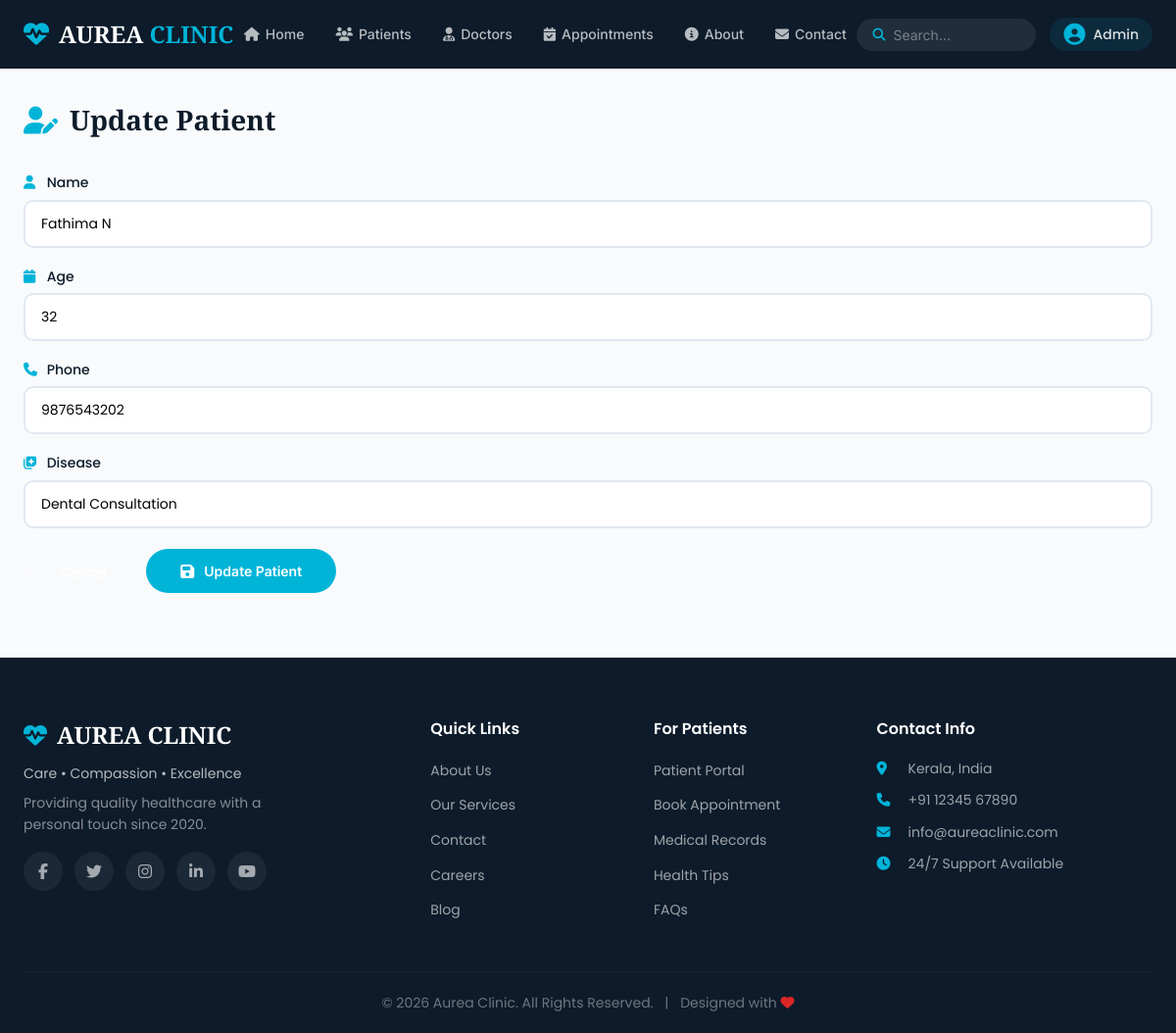
The app's page /patients/update/2/ with its own data.
### patients/models.py (models this page shows, shortened)
class Patient(models.Model):
    name = models.CharField(max_length=100)
    age = models.IntegerField()
    phone = models.CharField(max_length=15)
    disease = models.TextField()

### patients/views.py (the view, shortened to what this page needs)
# urls.py: path('update/<int:pk>/', views.patient_update, name='patient_update'),
def patient_update(request, pk):
    patient = get_object_or_404(Patient, id=pk)
    return render(request, 'patients/update.html', {'patient': patient})

### templates/patients/update.html (shortened to what this page needs)
{% extends 'base.html' %}
{% load static %}
{% block content %}
<section class="page-section">
    <div class="container">
        <div class="page-header">
            <h1 class="page-title"><i class="fas fa-user-edit"></i> Update Patient</h1>
        </div>
        <div class="booking-card">
            <form method="POST">
                <div class="form-group">
                    <label><i class="fas fa-user"></i> Name</label>
                    <input type="text" name="name" value="{{ patient.name }}" class="form-input" required>
                </div>
                <div class="form-group">
                    <label><i class="fas fa-calendar"></i> Age</label>
                    <input type="number" name="age" value="{{ patient.age }}" class="form-input" required>
                </div>
                <div class="form-group">
                    <label><i class="fas fa-phone"></i> Phone</label>
                    <input type="text" name="phone" value="{{ patient.phone }}" class="form-input" required>
                </div>
                <div class="form-group">
                    <label><i class="fas fa-notes-medical"></i> Disease</label>
                    <input type="text" name="disease" value="{{ patient.disease }}" class="form-input" required>
                </div>
                <div class="form-actions">
                    <a href="{% url 'patient_list' %}" class="btn btn-secondary">Cancel</a>
                    <button type="submit" class="btn btn-primary">
                        <i class="fas fa-save"></i> Update Patient
                    </button>
                </div>
            </form>
        </div>
    </div>
</section>
{% endblock %}

### static/css/style.css (style rules this page uses)
:root { --primary: #0D1B2A; --secondary: #1B4965; --accent: #00B4D8; --accent-dark: #0090b3; --bg: #F8FAFC; --white: #FFFFFF; --text: #0D1B2A; --text-light: #64748B; --success: #16A34A; --danger: #DC2626; --warning: #D97706; --shadow: 0 8px 30px rgba(0, 0, 0, 0.08); --shadow-hover: 0 12px 40px rgba(0, 0, 0, 0.15); --radius: 16px; --transition: all 0.3s cubic-bezier(0.4, 0, 0.2, 1); }
* { margin: 0; padding: 0; box-sizing: border-box; }
html { scroll-behavior: smooth; }
body { font-family: 'Poppins', sans-serif; background: var(--bg); color: var(--text); line-height: 1.6; min-height: 100vh; display: flex; flex-direction: column; }
.container { max-width: 1200px; margin: 0 auto; padding: 0 24px; }
.btn { display: inline-flex; align-items: center; gap: 10px; padding: 14px 35px; border-radius: 50px; text-decoration: none; font-family: 'Inter', sans-serif; font-weight: 600; font-size: 14px; transition: var(--transition); border: none; cursor: pointer; }
.btn-primary { background: var(--accent); color: #fff; }
.btn-secondary { background: rgba(255, 255, 255, 0.1); color: #fff; border: 2px solid rgba(255, 255, 255, 0.2); }
.btn i { font-size: 16px; }
.page-title { font-family: 'Cinzel', serif; font-size: 28px; color: var(--text); margin: 30px 0 24px; display: flex; align-items: center; gap: 12px; }
.page-title i { color: var(--accent); }
.page-section { padding: 30px 0 60px; }
.page-header { display: flex; justify-content: space-between; align-items: center; margin-bottom: 30px; flex-wrap: wrap; gap: 15px; }
.page-title { font-family: 'Cinzel', serif; font-size: 28px; color: var(--text); display: flex; align-items: center; gap: 12px; margin: 0; }
.form-group { margin-bottom: 18px; }
.form-group label { display: block; font-weight: 500; font-size: 14px; color: var(--text); margin-bottom: 6px; }
.form-group label i { color: var(--accent); width: 20px; }
.form-input, .form-textarea { width: 100%; padding: 12px 16px; border: 2px solid #E2E8F0; border-radius: 10px; font-size: 14px; font-family: 'Poppins', sans-serif; transition: var(--transition); }

### records on screen
Patient: name "Fathima N", age "32", phone "9876543202", disease "Dental Consultation"
